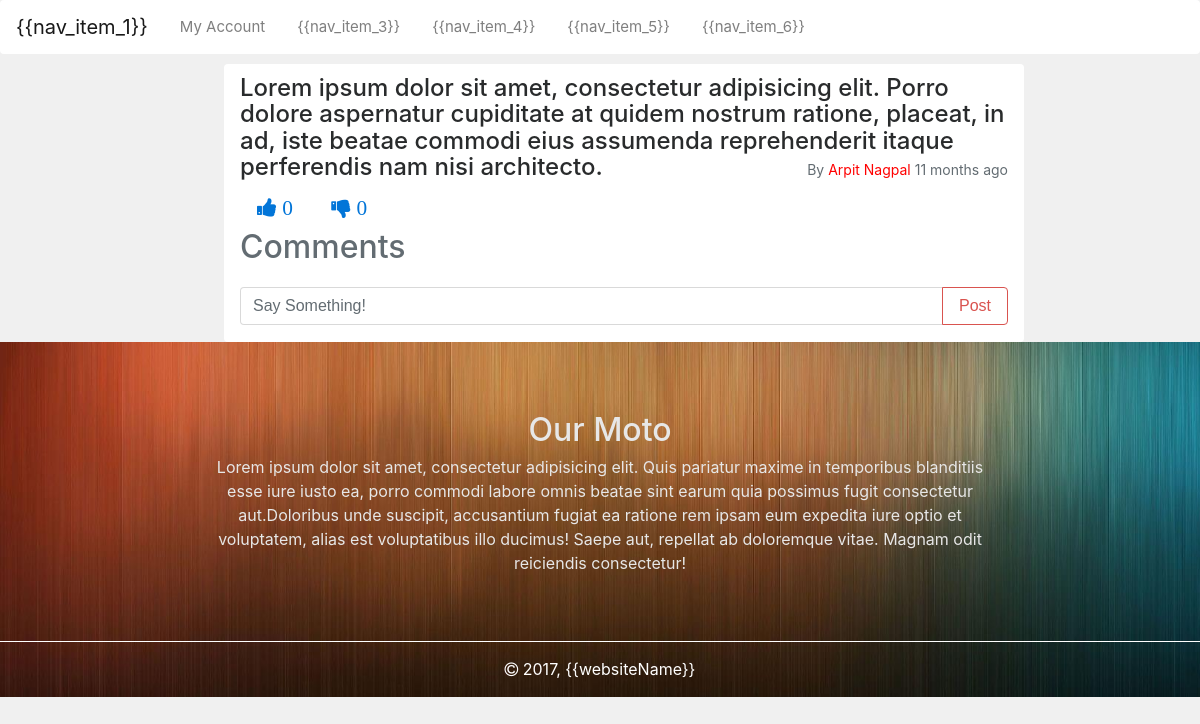
Page /forum_details.php?forum_id=10 on the committed database.
### tables this page shows
CREATE TABLE `forum` (
  `forum_id` int(11) NOT NULL,
  `forum_topic` varchar(255) NOT NULL,
  `topic_time` datetime NOT NULL,
  `member_email` varchar(255) NOT NULL,
  `total_comments` int(255) NOT NULL,
  `likes` int(255) NOT NULL,
  `dislikes` int(255) NOT NULL
);

CREATE TABLE `members` (
  `id` int(11) NOT NULL,
  `designation` varchar(255) NOT NULL,
  `name` varchar(255) NOT NULL,
  `email` varchar(255) NOT NULL,
  `password` varchar(255) NOT NULL,
  `image` text NOT NULL,
  `sem` int(255) NOT NULL
);

### forum_details.php (the view, shortened to what this page needs)
<!DOCTYPE html>
<?php session_start();
include ("functions/functions.php"); ?>
<html lang="en" ng-app="mainApp" ng-controller="mainCtrl">
<head>
	<link rel="stylesheet" href="css/main.css">
	<link rel="stylesheet" href="css/font-awesome/css/font-awesome.min.css">
	<link rel="stylesheet" href="css/bootstrap/css/bootstrap.min.css">
</head>
<body>
	<nav id="Nav2" class="navbar rounded navbar-toggleable-md navbar-light" style="background-color: #fff;">
        <a class="navbar-brand" href="index.php#top-container">{{nav_item_1}}</a>
        <div id="navbarNavDropdown" class="navbar-collapse collapse">
            <ul class="navbar-nav mr-auto">
                <li class="nav-item">
			      <?php myAccount(); ?>
			    </li>
                <li class="nav-item">
                    <a class="nav-link" onclick="openNav()" href="">{{nav_item_3}}</a>
                </li>
                <li class="nav-item">
                    <a class="nav-link" href="forum.php">{{nav_item_4}}</a>
                </li>
                <li class="nav-item">
                    <a class="nav-link" href="#">{{nav_item_5}}</a>
                </li>
                <li class="nav-item">
                    <a class="nav-link" href="#">{{nav_item_6}}</a>
                </li>
            </ul>
        </div>
    </nav>
	<main>
		<div class="container-fluid">
			<div class="row" style="margin-top: 10px;">
				<div class="col-md-8 push-md-2 rounded middle-container">
					<div class="row">
						<div class="col-md-12 rounded" style="background-color: #fff;">
							<div class="row rounded" style="border: 1px solid transparent;">
								<div class="col-md-12">
									<?php forumDetails(); ?>
									<?php
										$forum_id = $_GET['forum_id'];
										$reaction = "select likes,dislikes from forum where forum_id='$forum_id'";
										$run_reaction = mysqli_query($con,$reaction);
											while($row_reaction = mysqli_fetch_array($run_reaction)){
												$likes = $row_reaction['likes'];
												$dislikes = $row_reaction['dislikes'];
											echo "
												<div class='row'>
													<div class='col-md-6 col-md-pull-6'>
														<form action='' method='post' role='form' enctype='multipart/form-data'>
															<button type='submit' name='like' class='btn btn-link'><i class='fa fa-thumbs-up fa-lg'> $likes</i></button>
															<button type='submit' name='dislike' class='btn btn-link'><i class='fa fa-thumbs-down fa-lg'> $dislikes</i></button>
														</form>
													</div>
												</div>
											";
											}
									?>
								</div>
							</div>
							<div class="row rounded" style="border: 1px solid transparent;">
								<div class="col-md-12">
									<h2 class="text-muted">Comments</h2>
									<div class="row rounded">
										<div class="col-md-12" style="padding: 15px; z-index: 0;">
											<form class="form" action="" method="post" role="form" method="post" enctype="multipart/form-data">
												<div class="input-group form-inline">
													<input type="text" class="form-control" name="comment" placeholder="Say Something!">
													<span class="input-group-btn"><button type="submit" name="submitComment" class="btn btn-outline-danger">Post</button></span>
												</div>
											</form>
										</div>
									</div>
									<div class="row">
										<div class="col-md-12">
										</div>
									</div>
								</div>
							</div>
						</div>
					</div>
				</div>
			</div>
		</div>
	<footer>
		<div class="container-fluid footer">
			<div class="row">
				<div class="col-md-8 push-md-2 moto">
					<h2>Our Moto</h2>
					<p><span>Lorem ipsum dolor sit amet, consectetur adipisicing elit. Quis pariatur maxime in temporibus blanditiis esse iure iusto ea, porro commodi labore omnis beatae sint earum quia possimus fugit consectetur aut.</span><span>Doloribus unde suscipit, accusantium fugiat ea ratione rem ipsam eum expedita iure optio et voluptatem, alias est voluptatibus illo ducimus! Saepe aut, repellat ab doloremque vitae. Magnam odit reiciendis consectetur!</span></p>
				</div>
			</div>
			<div class="row" style="text-align: center; border-top: 1px solid #fff;">
				<div class="col-md-4 push-md-4">
					<p class="copyright"><i class="fa fa-copyright"></i> 2017, {{websiteName}}</p>
				</div>
			</div>
		</div>
	</footer>
</body>
</html>

### functions/functions.php (shortened to what this page needs)
<?php
$con = mysqli_connect("localhost","root","","stunited");
function myAccount(){
	if(isset($_SESSION['staff_email'])){
		echo "
			<a href='staff_area/index.php' class='nav-link'>My Account</a>
		";
	}
	elseif(isset($_SESSION['stu_email'])){
		echo "
			<a href='stu_area/index.php' class='nav-link'>My Account</a>
		";
	}
	else{
		echo "
			<li class='nav-item dropdown'>
		        <a href='' class='nav-link' id='navbarDropdownMenuLink' data-toggle='dropdown'>My Account</a>
		        <div class='dropdown-menu'>
		          <a class='dropdown-item' href='staff_login.php'>Teacher's Login</a>
		          <a class='dropdown-item' href='stu_login.php'>Student's Login</a>
		        </div>
		    </li>
		";
	}
}
function nicetime($date)
    {
    $periods = array("second", "minute", "hour", "day", "week", "month", "year", "decade");
    $lengths = array("60","60","24","7","4.35","12","10");
    $now = time();
    $unix_date = strtotime($date);
    if($now > $unix_date) {
        $difference = $now - $unix_date;
        $tense = "ago";
    }
    else {
        $difference = $unix_date - $now;
        $tense = "from now";
    }
    for($j = 0; $difference >= $lengths[$j] && $j < count($lengths)-1; $j++) {
        $difference /= $lengths[$j];
    }
    $difference = round($difference);
    if($difference != 1) {
        $periods[$j].= "s";
    }
    return "$difference $periods[$j] {$tense}";
}
function forumDetails(){
	global $con;
	if(isset($_GET['forum_id'])){
		$forum_id = $_GET['forum_id'];
		$get_forum = "select * from forum where forum_id='$forum_id'";
		$run_forum  = mysqli_query($con,$get_forum);
		while($row_forum = mysqli_fetch_array($run_forum)){
			$member_email = $row_forum['member_email'];
			$forum_topic = $row_forum['forum_topic'];
			$topic_time = $row_forum['topic_time'];
			$get_member = "select * from members where email='$member_email'";
			$run_member = mysqli_query($con, $get_member);
			while($row_member = mysqli_fetch_array($run_member)){
				$member_name = $row_member['name'];
				$member_id = $row_member['id'];
                $date = $topic_time;
                $result = nicetime($date);
				echo "
					<div class='row post-details'>
						<div class='col-md-12'>
							<h4>$forum_topic
								<span class='float-right text-muted' style='font-weight: normal; font-size: 14px; padding-top: 8px;'>
									By <span class='active'>
											<a href='members.php?id=$member_id' style='color: inherit;'>$member_name</a>
										</span> $result
								</span>
							</h4>
						</div>
					</div>
				";
			}
		}
	}
}
?>

### css/main.css (style rules this page uses)
html, body { height: 100%; }
body { background-color: #f0f0f0 !important; background-size: cover; background-repeat: no-repeat; background-attachment: fixed; }
.nav-link { padding-left: 1.4rem !important; padding-right: 1.4rem !important; }
.left-container, .middle-container, .right-container { margin-left: 2%; }
@media screen and (max-width: 1348px) { .nav-link { font-size: 15px; transition: ease-in-out .15s,box-shadow ease-in-out .15s,-webkit-box-shadow ease-in-out .15s; } }
@media screen and (max-width: 1200px) { .nav-link { padding-left: 1.0rem !important; padding-right: 1.0rem !important; font-size: 15px; transition: ease-in-out .15s,box-shadow ease-in-out .15s,-webkit-box-shadow ease-in-out .15s; } }
.active { color: red; }
.post-details { padding-top: 10px; }
footer { background: url('../images/footer.jpg'); background-size: cover; background-repeat: no-repeat; background-attachment: fixed; color: #e7e7e7; padding-top: 20px; }
.moto { padding: 50px; }
.footer { text-align: center; }
.copyright { padding-top: 15px; color: #fff; }

### rows in the picture
forum: forum_topic "Lorem ipsum dolor sit amet, consectetur adipisicing elit. Porro dolore aspernatur cupiditate at quidem nostrum ratione, placeat, in ad, iste beatae commodi eius assumenda reprehenderit itaque perferendis nam nisi architecto.", topic_time "11 months ago", likes "0", dislikes "0"
members: name "Arpit Nagpal"
